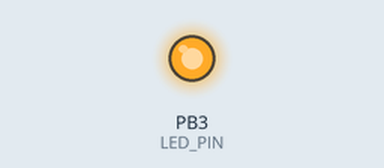
Recording of a program running on a simulated ATtiny85, built with avr-gcc and run on an emulated ATtiny85. Parts: output pins drawn as LEDs (lit = HIGH). No radio packets arrive unless stated.

Above: at 0.1 s.
At 1.1 s:
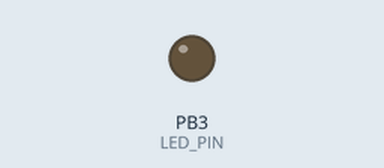
Timing chart, 0 to 2.6 s (numbered marks = the images above):
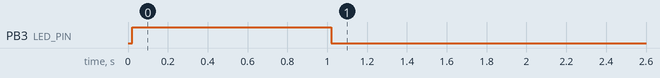

The program:

main.cpp
```cpp
#include <Arduino.h>
#include <SPI.h>
#include <LoRa.h>

#define LED_PIN 3
#define CS_PIN 4
#define RESET_PIN -1
#define DIO0_PIN -1
#define CANDLE_ID 3

void setup() {
  pinMode(LED_PIN, OUTPUT);
  digitalWrite(LED_PIN,LOW);
  LoRa.setPins(CS_PIN, RESET_PIN, DIO0_PIN);
  LoRa.setSpreadingFactor(12);
  LoRa.setCodingRate4(8);
  LoRa.setSignalBandwidth(7.8E3);
  LoRa.setGain(6);
  LoRa.setSyncWord(0xBA);
  if (!LoRa.begin(433E6)) {
    while (1) {
      digitalWrite(LED_PIN, HIGH);
      delay(500);
      digitalWrite(LED_PIN, LOW);
      delay(500);
    }
  }
  digitalWrite(LED_PIN, HIGH);
  delay(1000);
  digitalWrite(LED_PIN, LOW);
}

void loop() {

  if (LoRa.parsePacket()) {
    // char cid = LoRa.read();
    // if (cid != CANDLE_ID) {
    //   return;
    // }
    // switch (cmd) {
    //   case 'I':
    //     digitalWrite(LED_PIN, HIGH);
    //     break;
    //   case 'O':
    //     digitalWrite(LED_PIN, LOW);
    //     break;
    // }
    byte cmd = ((byte) LoRa.read() & (1 << CANDLE_ID));
    digitalWrite(LED_PIN, cmd ? HIGH : LOW);
  }
}
```
